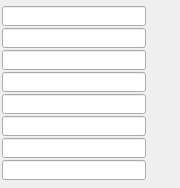
<?xml version="1.0" encoding="UTF-8"?>
<ui version="4.0">
 <class>kl1xxxForm</class>
 <widget class="QWidget" name="kl1xxxForm">
  <property name="geometry">
   <rect>
    <x>0</x>
    <y>0</y>
    <width>180</width>
    <height>188</height>
   </rect>
  </property>
  <property name="windowTitle">
   <string>Form</string>
  </property>
  <widget class="QELineEdit" name="qelineedit">
   <property name="geometry">
    <rect>
     <x>2</x>
     <y>6</y>
     <width>144</width>
     <height>20</height>
    </rect>
   </property>
   <property name="alignment">
    <set>Qt::AlignRight|Qt::AlignTrailing|Qt::AlignVCenter</set>
   </property>
   <property name="variable" stdset="0">
    <string>$(P):BI:$(M)-$(N):BIT1.DESC</string>
   </property>
   <property name="variableSubstitutions" stdset="0">
    <string>P=$(P),M=$(M),N=$(N)</string>
   </property>
   <property name="displayAlarmStateOption" stdset="0">
    <enum>QEGenericEdit::Never</enum>
   </property>
  </widget>
  <widget class="QELineEdit" name="qelineedit_2">
   <property name="geometry">
    <rect>
     <x>2</x>
     <y>28</y>
     <width>144</width>
     <height>20</height>
    </rect>
   </property>
   <property name="alignment">
    <set>Qt::AlignRight|Qt::AlignTrailing|Qt::AlignVCenter</set>
   </property>
   <property name="variable" stdset="0">
    <string>$(P):BI:$(M)-$(N):BIT2.DESC</string>
   </property>
   <property name="variableSubstitutions" stdset="0">
    <string>P=$(P),M=$(M),N=$(N)</string>
   </property>
   <property name="displayAlarmStateOption" stdset="0">
    <enum>QEGenericEdit::Never</enum>
   </property>
  </widget>
  <widget class="QELineEdit" name="qelineedit_3">
   <property name="geometry">
    <rect>
     <x>2</x>
     <y>72</y>
     <width>144</width>
     <height>20</height>
    </rect>
   </property>
   <property name="alignment">
    <set>Qt::AlignRight|Qt::AlignTrailing|Qt::AlignVCenter</set>
   </property>
   <property name="variable" stdset="0">
    <string>$(P):BI:$(M)-$(N):BIT4.DESC</string>
   </property>
   <property name="variableSubstitutions" stdset="0">
    <string>P=$(P),M=$(M),N=$(N)</string>
   </property>
   <property name="displayAlarmStateOption" stdset="0">
    <enum>QEGenericEdit::Never</enum>
   </property>
  </widget>
  <widget class="QELineEdit" name="qelineedit_4">
   <property name="geometry">
    <rect>
     <x>2</x>
     <y>50</y>
     <width>144</width>
     <height>20</height>
    </rect>
   </property>
   <property name="alignment">
    <set>Qt::AlignRight|Qt::AlignTrailing|Qt::AlignVCenter</set>
   </property>
   <property name="variable" stdset="0">
    <string>$(P):BI:$(M)-$(N):BIT3.DESC</string>
   </property>
   <property name="variableSubstitutions" stdset="0">
    <string>P=$(P),M=$(M),N=$(N)</string>
   </property>
   <property name="displayAlarmStateOption" stdset="0">
    <enum>QEGenericEdit::Never</enum>
   </property>
  </widget>
  <widget class="QELineEdit" name="qelineedit_5">
   <property name="geometry">
    <rect>
     <x>2</x>
     <y>116</y>
     <width>144</width>
     <height>20</height>
    </rect>
   </property>
   <property name="alignment">
    <set>Qt::AlignRight|Qt::AlignTrailing|Qt::AlignVCenter</set>
   </property>
   <property name="variable" stdset="0">
    <string>$(P):BI:$(M)-$(N):BIT6.DESC</string>
   </property>
   <property name="variableSubstitutions" stdset="0">
    <string>P=$(P),M=$(M),N=$(N)</string>
   </property>
   <property name="displayAlarmStateOption" stdset="0">
    <enum>QEGenericEdit::Never</enum>
   </property>
  </widget>
  <widget class="QELineEdit" name="qelineedit_6">
   <property name="geometry">
    <rect>
     <x>2</x>
     <y>138</y>
     <width>144</width>
     <height>20</height>
    </rect>
   </property>
   <property name="alignment">
    <set>Qt::AlignRight|Qt::AlignTrailing|Qt::AlignVCenter</set>
   </property>
   <property name="variable" stdset="0">
    <string>$(P):BI:$(M)-$(N):BIT7.DESC</string>
   </property>
   <property name="variableSubstitutions" stdset="0">
    <string>P=$(P),M=$(M),N=$(N)</string>
   </property>
   <property name="displayAlarmStateOption" stdset="0">
    <enum>QEGenericEdit::Never</enum>
   </property>
  </widget>
  <widget class="QELineEdit" name="qelineedit_7">
   <property name="geometry">
    <rect>
     <x>2</x>
     <y>94</y>
     <width>144</width>
     <height>20</height>
    </rect>
   </property>
   <property name="alignment">
    <set>Qt::AlignRight|Qt::AlignTrailing|Qt::AlignVCenter</set>
   </property>
   <property name="variable" stdset="0">
    <string>$(P):BI:$(M)-$(N):BIT5.DESC</string>
   </property>
   <property name="variableSubstitutions" stdset="0">
    <string>P=$(P),M=$(M),N=$(N)</string>
   </property>
   <property name="displayAlarmStateOption" stdset="0">
    <enum>QEGenericEdit::Never</enum>
   </property>
  </widget>
  <widget class="QELineEdit" name="qelineedit_8">
   <property name="geometry">
    <rect>
     <x>2</x>
     <y>160</y>
     <width>144</width>
     <height>20</height>
    </rect>
   </property>
   <property name="alignment">
    <set>Qt::AlignRight|Qt::AlignTrailing|Qt::AlignVCenter</set>
   </property>
   <property name="variable" stdset="0">
    <string>$(P):BI:$(M)-$(N):BIT8.DESC</string>
   </property>
   <property name="variableSubstitutions" stdset="0">
    <string>P=$(P),M=$(M),N=$(N)</string>
   </property>
   <property name="displayAlarmStateOption" stdset="0">
    <enum>QEGenericEdit::Never</enum>
   </property>
  </widget>
  <widget class="CAShape" name="cashape">
   <property name="geometry">
    <rect>
     <x>150</x>
     <y>6</y>
     <width>20</width>
     <height>20</height>
    </rect>
   </property>
   <property name="fill">
    <bool>true</bool>
   </property>
   <property name="color1">
    <color>
     <red>180</red>
     <green>190</green>
     <blue>210</blue>
    </color>
   </property>
   <property name="variable" stdset="0">
    <string>$(P):BI:$(M)-$(N):BIT1</string>
   </property>
   <property name="variableSubstitutions" stdset="0">
    <string>P=$(P),M=$(M),N=$(N)</string>
   </property>
  </widget>
  <widget class="CAShape" name="cashape_2">
   <property name="geometry">
    <rect>
     <x>150</x>
     <y>28</y>
     <width>20</width>
     <height>20</height>
    </rect>
   </property>
   <property name="fill">
    <bool>true</bool>
   </property>
   <property name="color1">
    <color>
     <red>180</red>
     <green>190</green>
     <blue>210</blue>
    </color>
   </property>
   <property name="variable" stdset="0">
    <string>$(P):BI:$(M)-$(N):BIT2</string>
   </property>
   <property name="variableSubstitutions" stdset="0">
    <string>P=$(P),M=$(M),N=$(N)</string>
   </property>
  </widget>
  <widget class="CAShape" name="cashape_3">
   <property name="geometry">
    <rect>
     <x>150</x>
     <y>50</y>
     <width>20</width>
     <height>20</height>
    </rect>
   </property>
   <property name="fill">
    <bool>true</bool>
   </property>
   <property name="color1">
    <color>
     <red>180</red>
     <green>190</green>
     <blue>210</blue>
    </color>
   </property>
   <property name="variable" stdset="0">
    <string>$(P):BI:$(M)-$(N):BIT3</string>
   </property>
   <property name="variableSubstitutions" stdset="0">
    <string>P=$(P),M=$(M),N=$(N)</string>
   </property>
  </widget>
  <widget class="CAShape" name="cashape_4">
   <property name="geometry">
    <rect>
     <x>150</x>
     <y>72</y>
     <width>20</width>
     <height>20</height>
    </rect>
   </property>
   <property name="fill">
    <bool>true</bool>
   </property>
   <property name="color1">
    <color>
     <red>180</red>
     <green>190</green>
     <blue>210</blue>
    </color>
   </property>
   <property name="variable" stdset="0">
    <string>$(P):BI:$(M)-$(N):BIT4</string>
   </property>
   <property name="variableSubstitutions" stdset="0">
    <string>P=$(P),M=$(M),N=$(N)</string>
   </property>
  </widget>
  <widget class="CAShape" name="cashape_5">
   <property name="geometry">
    <rect>
     <x>150</x>
     <y>94</y>
     <width>20</width>
     <height>20</height>
    </rect>
   </property>
   <property name="fill">
    <bool>true</bool>
   </property>
   <property name="color1">
    <color>
     <red>180</red>
     <green>190</green>
     <blue>210</blue>
    </color>
   </property>
   <property name="variable" stdset="0">
    <string>$(P):BI:$(M)-$(N):BIT5</string>
   </property>
   <property name="variableSubstitutions" stdset="0">
    <string>P=$(P),M=$(M),N=$(N)</string>
   </property>
  </widget>
  <widget class="CAShape" name="cashape_6">
   <property name="geometry">
    <rect>
     <x>150</x>
     <y>116</y>
     <width>20</width>
     <height>20</height>
    </rect>
   </property>
   <property name="fill">
    <bool>true</bool>
   </property>
   <property name="color1">
    <color>
     <red>180</red>
     <green>190</green>
     <blue>210</blue>
    </color>
   </property>
   <property name="variable" stdset="0">
    <string>$(P):BI:$(M)-$(N):BIT6</string>
   </property>
   <property name="variableSubstitutions" stdset="0">
    <string>P=$(P),M=$(M),N=$(N)</string>
   </property>
  </widget>
  <widget class="CAShape" name="cashape_7">
   <property name="geometry">
    <rect>
     <x>150</x>
     <y>138</y>
     <width>20</width>
     <height>20</height>
    </rect>
   </property>
   <property name="fill">
    <bool>true</bool>
   </property>
   <property name="color1">
    <color>
     <red>180</red>
     <green>190</green>
     <blue>210</blue>
    </color>
   </property>
   <property name="variable" stdset="0">
    <string>$(P):BI:$(M)-$(N):BIT7</string>
   </property>
   <property name="variableSubstitutions" stdset="0">
    <string>P=$(P),M=$(M),N=$(N)</string>
   </property>
  </widget>
  <widget class="CAShape" name="cashape_8">
   <property name="geometry">
    <rect>
     <x>150</x>
     <y>160</y>
     <width>20</width>
     <height>20</height>
    </rect>
   </property>
   <property name="fill">
    <bool>true</bool>
   </property>
   <property name="color1">
    <color>
     <red>180</red>
     <green>190</green>
     <blue>210</blue>
    </color>
   </property>
   <property name="variable" stdset="0">
    <string>$(P):BI:$(M)-$(N):BIT8</string>
   </property>
   <property name="variableSubstitutions" stdset="0">
    <string>P=$(P),M=$(M),N=$(N)</string>
   </property>
  </widget>
 </widget>
 <customwidgets>
  <customwidget>
   <class>AShape</class>
   <extends>QWidget</extends>
   <header>ashape.h</header>
  </customwidget>
  <customwidget>
   <class>CAShape</class>
   <extends>AShape</extends>
   <header>cashape.h</header>
  </customwidget>
  <customwidget>
   <class>QELineEdit</class>
   <extends>QLineEdit</extends>
   <header>QELineEdit.h</header>
  </customwidget>
 </customwidgets>
 <resources/>
 <connections/>
</ui>
